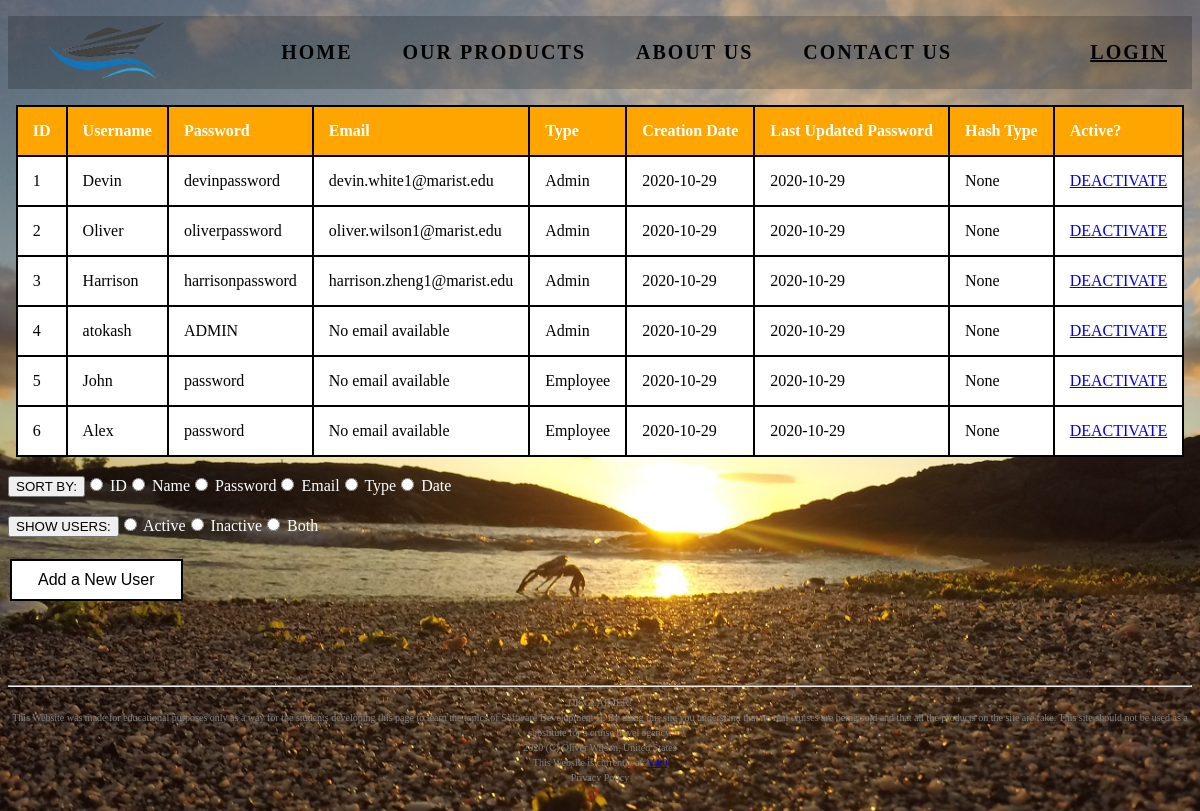
Page /HTML/AdminUserTable.php on the earlier database version.
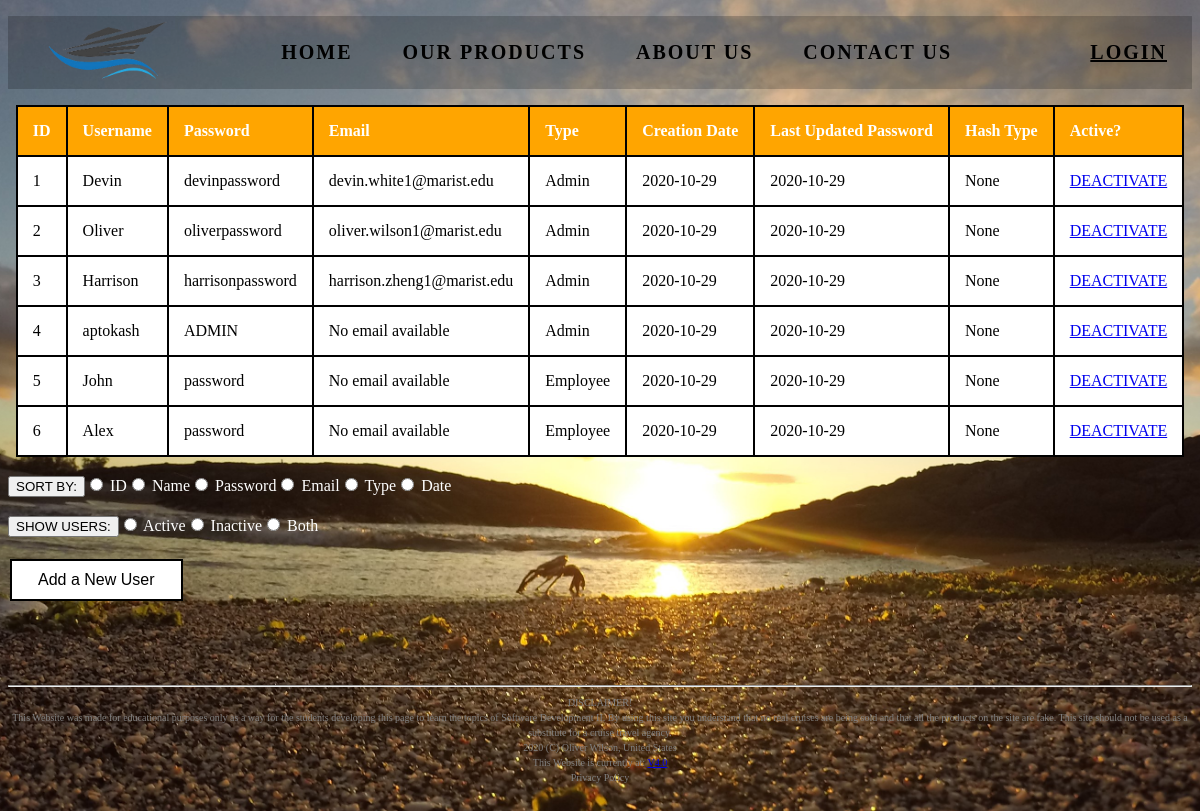
Same page on the later database version.
### tables this page shows
CREATE TABLE T18_Users (
    user_ID INT PRIMARY KEY auto_increment,
    user_name VARCHAR(20) NOT NULL,
    user_password VARCHAR(50) NOT NULL,
    user_email VARCHAR(30) DEFAULT "No email available",
    employee_type ENUM ("Admin", "Employee") NOT NULL,
    creation_date DATE,
    last_updated_password DATE,
    hash_type VARCHAR(20) DEFAULT("None"),
    user_active ENUM("Y", "N") NOT NULL DEFAULT "Y"
);

### HTML/AdminUserTable.php (the view, shortened to what this page needs)
<!DOCTYPE html>
<html lang="en">
<head>
</head>
<body style="background-color: lightgray;">
<?php
	require "SCnavbar.php";
?>
<?php
	require ("../connect_db.php");
?>
<?php
	if (isset($_POST['sort'])) {
		$sort_type = $_POST['sort'];
	}
	else {
		$sort_type = "User_ID";
	}
	if (isset($_POST['where_clause'])) {
		$where_clause = $_POST['where_clause'];
	}
	else {
		$where_clause = "SELECT * FROM T18_Users";
	}
	echo "<table border=1>";
		echo "<tr>";
			echo "<th> ID </th>";
			echo "<th> Username </th>";
			echo "<th> Password </th>";
			echo "<th> Email </th>";
			echo "<th> Type </th>";
			echo "<th> Creation Date </th>";
			echo "<th> Last Updated Password </th>";
			echo "<th> Hash Type </th>";
			echo "<th> Active? </th>";
		echo "</tr>";
	$q="$where_clause
			ORDER BY $sort_type";
	$r=mysqli_query($dbc, $q);
	if($r) {
		while ($row = mysqli_fetch_array($r, MYSQLI_NUM)) {
			echo "<tr>";
				echo "<td>" . $row[0] . "</td>";
				echo "<td>" . $row[1] . "</td>";
				echo "<td>" . $row[2] . "</td>";
				echo "<td>" . $row[3] . "</td>";
				echo "<td>" . $row[4] . "</td>";
				echo "<td>" . $row[5] . "</td>";
				echo "<td>" . $row[6] . "</td>";
				echo "<td>" . $row[7] . "</td>";
				echo "<td> <a href='DeleteUserRow.php?user_ID=" . $row[0] . "'> DEACTIVATE </a> </td>";
			echo "</tr>";
		}
	}
	echo "</table>";
	echo "<form style='color: white;' action='AdminUserTable.php' method='POST'>";
		echo "<br> <input type='submit' value='SORT BY:'>";
		echo "<input type='radio' name='sort' value='user_Id'>		  	ID";
		echo "<input type='radio' name='sort' value='user_name'>		Name";
		echo "<input type='radio' name='sort' value='user_Password'>	Password";
		echo "<input type='radio' name='sort' value='user_email'>	  	Email";
		echo "<input type='radio' name='sort' value='employee_type'>	Type";
		echo "<input type='radio' name='sort' value='creation_date'>	Date";
	echo "</form>";
	echo "<br><form style='color: white;' action='AdminUserTable.php' method='POST'>";
		echo "<input type='submit' value='SHOW USERS:'>";
		echo "<input type='radio' name='where_clause' value='SELECT * FROM T18_Users
																WHERE user_active=\"Y\"'>		Active";
		echo "<input type='radio' name='where_clause' value='SELECT * FROM T18_Users
																WHERE user_active=\"N\"'>		Inactive";
		echo "<input type='radio' name='where_clause' value='SELECT * FROM T18_Users'> 			Both";
	echo "</form>";
	echo "<br><form action='AddRowUser.php'>";
		echo "<button class='button button1' onclick=> Add a New User </button>";
	echo "</form>";
?>
<br><br><br><br>
<hr>
<?php
	include "SCfooter.php";
?>
<br>
</body>
</html>

Differences in the rows shown:
changed t18_users "ADMIN": user_name "atokash" → "aptokash"
